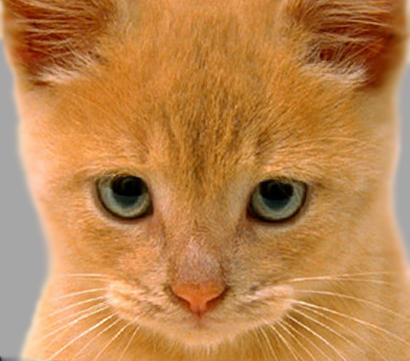
#> input picture ass1/pics/0a_cat.bmp, 410 x 361 px
$ jupyter execute --allow-errors 'CPSC 425 Ass 1.ipynb'
#> lines starting #> are read from the running program, lines starting #| are printed output that depends on the picture
[cell 1]
from matplotlib import pyplot as plt
from PIL import Image
from scipy import signal
import os
import numpy as np
import math

np.set_printoptions(precision=3) # prettier printing for big matrices

[cell 2]
def boxfilter(n):
    assert (n % 2 != 0), "Box filter size must be odd!"
    matrix = np.ones((n,n))
    return 1. / n**2 * matrix

[cell 3]
print("Output: boxfilter(3)")
print(boxfilter(3))
print("Output: boxfilter(5)")
print(boxfilter(5))
print("Output: boxfilter(4)")
#> (the rest of this cell did not finish here and is left out)


[cell 4]
def gauss1d(sigma,inv=False):
    length = math.ceil(6*sigma)
    if (length % 2 == 0):
        length = length + 1
    x = np.arange(length) - math.floor(length/2)
    gauss1d = np.exp(-1*x**2/(2*sigma**2))
    if inv:
        return np.ones(length) - gauss1d/sum(gauss1d)
    return gauss1d/sum(gauss1d)

[cell 5]
print("Output: gauss1d(0.3)")
print(gauss1d(0.3))
print("Output: gauss1d(0.5)")
print(gauss1d(0.5))
print("Output: gauss1d(1)")
print(gauss1d(1))
print("Output: gauss1d(2)")
print(gauss1d(2))

print(sum(gauss1d(2)))

[cell 6]
def gauss2d(sigma, inv=False):
    one_d = gauss1d(sigma,inv)
    one_d = one_d[np.newaxis]
    two_d = signal.convolve2d(one_d,np.transpose(one_d))
    return two_d

[cell 7]
print("Output: gauss2d(0.5)")
print(gauss2d(0.5))
print("Output: gauss2d(1)")
print(gauss2d(1))

print(sum(sum(gauss2d(1))))

[cell 8]
def gaussconvolve2d(array, sigma, inv=False):
    gauss = gauss2d(sigma,inv)
    return signal.convolve2d(array,gauss,'same')

[cell 9]
im = Image.open('pics/0a_cat.bmp')
#> im is the input picture: PIL image 410x361 RGB; mean R, G, B 188.3, 132.5, 77.1
im = np.asarray(im,dtype=float)/255.
#> im: shape (361, 410, 3) float64

do = Image.open('pics/0b_dog.bmp')
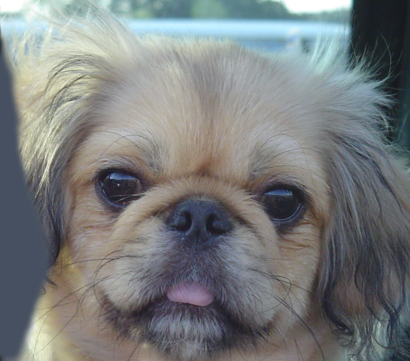
#> input picture ass1/pics/0b_dog.bmp, 410 x 361 px
#> do is the input picture: PIL image 410x361 RGB; mean R, G, B 121.2, 124.5, 125
do = np.asarray(do,dtype=float)/255.
#> do: shape (361, 410, 3) float64

[cell 10]
def blur_image(im, sigma):
#> called with sigma = 5
    imp = np.copy(im)
    for i in range(3):
        imp[:,:,i] = gaussconvolve2d(imp[:,:,i],sigma)
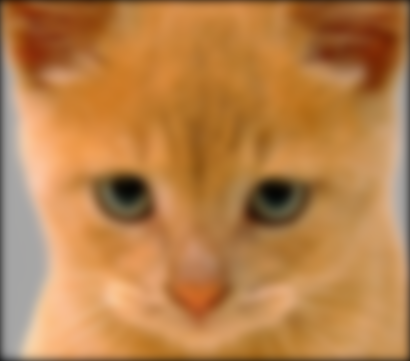
#> imp: shape (361, 410, 3) float64; mean R, G, B 0.723, 0.508, 0.294
    return imp

def sharpen_image(im, sigma):
#> called with sigma = 5
    blur = blur_image(im, sigma)
    return im - blur
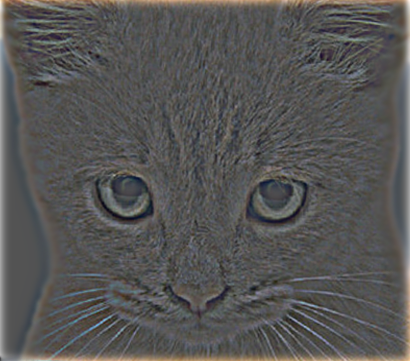
#> returned value: shape (361, 410, 3) float64; mean of channels 0, 1, 2 0.015, 0.0119, 0.00869; drawn with min black and max white

def sharpen_image2(im,sigma):
    imp = np.copy(im)
    for i in range(3):
        imp[:,:,i] = gaussconvolve2d(imp[:,:,i],sigma,inv=True)
    return imp

[cell 11]
sig = 5

imb = blur_image(im, sig)
ims = sharpen_image(im, sig)
dob = blur_image(do,sig)
#> call 3 of blur_image, with sigma = 5
#> after the loop in blur_image (call 3), `for i in range(3):`:
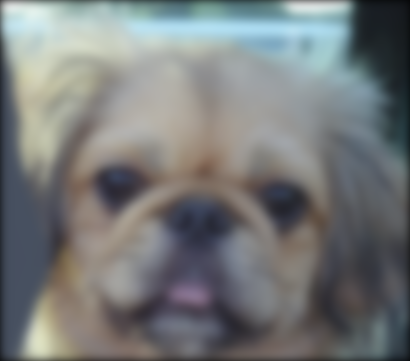
#> imp: shape (361, 410, 3) float64; mean R, G, B 0.467, 0.479, 0.481
dos = sharpen_image(do,sig)
#> call 2 of sharpen_image, with sigma = 5
#> in sharpen_image (call 2), `return im - blur`:
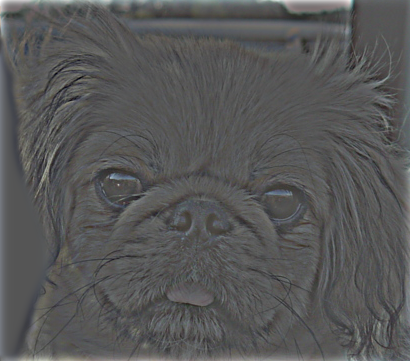
#> returned value: shape (361, 410, 3) float64; mean of channels 0, 1, 2 0.00852, 0.00931, 0.00952; drawn with min black and max white

[cell 12]
f, axarr = plt.subplots(3,3,figsize=(12,12))
axarr[0,0].imshow(im)
axarr[0,1].imshow(imb)
axarr[0,2].imshow(ims+0.5)
axarr[1,0].imshow(do)
axarr[1,1].imshow(dob)
axarr[1,2].imshow(dos+0.5)
axarr[2,0].imshow(imb+dos)
axarr[2,1].imshow(ims+dob)
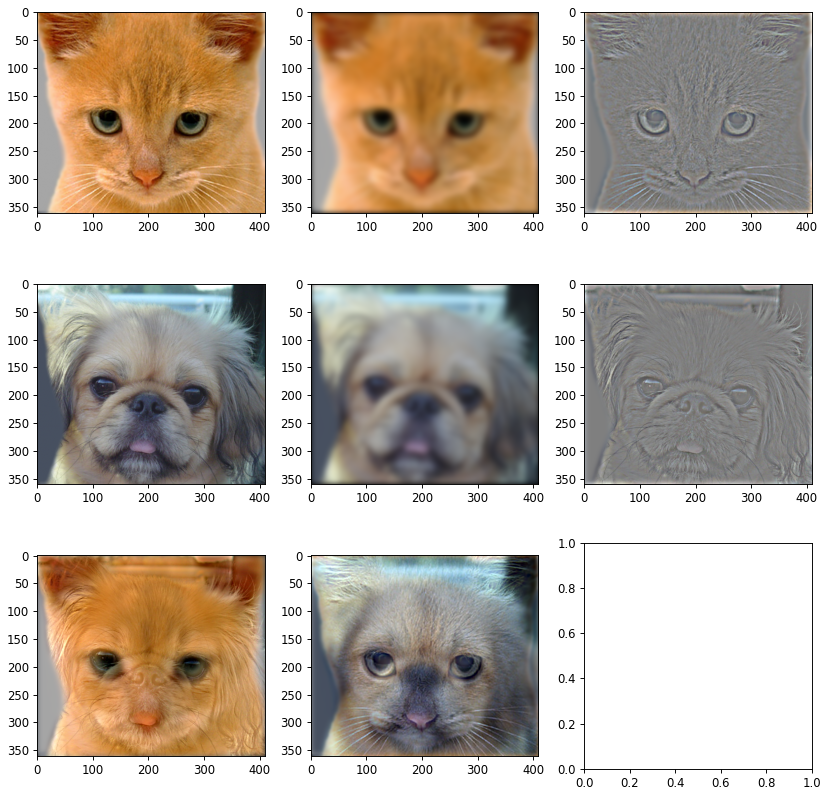
#> figure drawn by matplotlib, 8 panels
